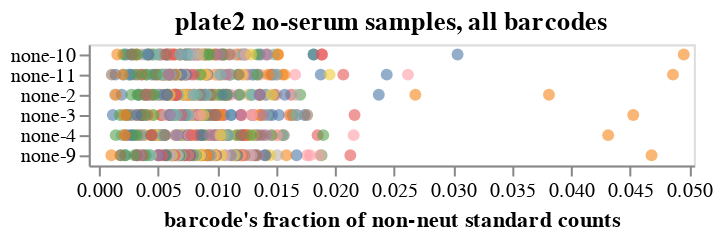
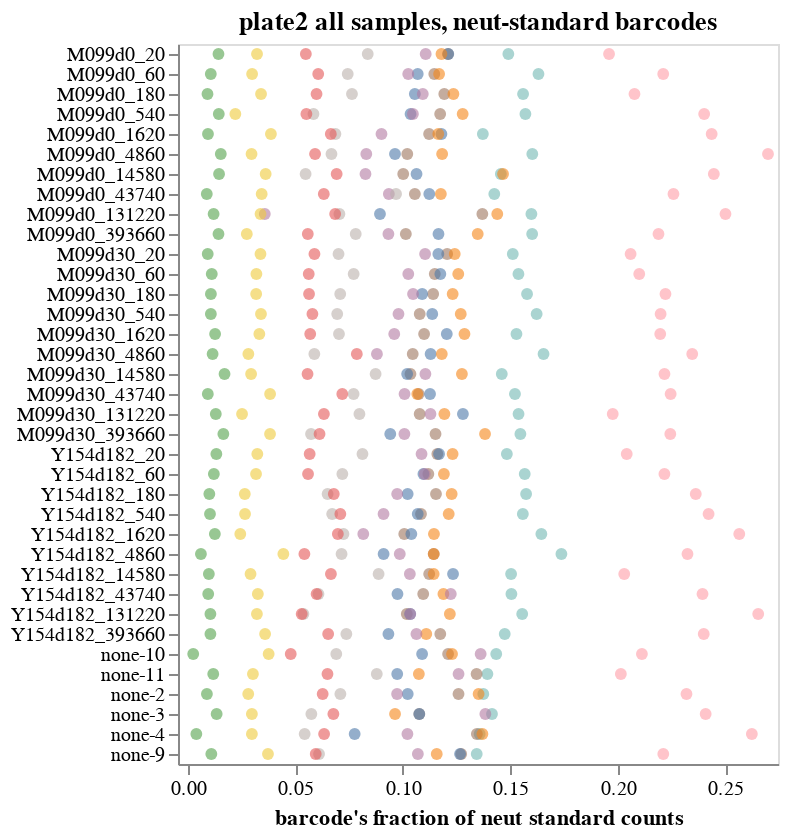

Notebook code for these charts, in order:
### Markdown cell above
## Consistency and minimum fractions for barcodes
We examine the fraction of counts attributable to each barcode. We do this splitting the data two ways:

 1. Looking at all viral (but not neut-standard) barcodes only for the no-serum samples.

 2. Looking at just the neut-standard barcodes for all samples.

The reasons is that if the experiment is set up perfectly, these fractions should be the same across all samples for each barcode.
(We do not expect viral barcodes to have consistent fractions across no-serum samples as they will be neutralized differently depending on strain).

We plot these fractions in interactive plots (you can mouseover points and zoom) so you can identify barcodes that fail the expected consistency QC thresholds.

We also make sure the barcodes meet specified QC minimum thresholds for all samples, and flag any that do not.

### Code cell
barcode_selection = alt.selection_point(fields=["barcode"], on="mouseover", empty=False)

# look at all samples for neut standard barcodes, or no-serum samples for all barcodes
for is_neut_standard, df in counts.groupby("neut_standard"):
    # process data frame
    if not is_neut_standard:
        df = df.query("serum == 'none'")
    df = df.assign(
        sample_counts=lambda x: x.groupby("sample")["count"].transform("sum"),
        count_frac=lambda x: x["count"] / x["sample_counts"],
        median_count_frac=lambda x: x.groupby("barcode")["count_frac"].transform(
            "median"
        ),
        fold_change_from_median=lambda x: x["count_frac"] / x["median_count_frac"],
    ).drop(
        columns=(
            ["sample", "serum", "sample_counts", "neut_standard", "dilution_factor", "plate_replicate"]
            + (["strain"] if is_neut_standard else ["serum_replicate"])
        ),
    )

    # make chart
    evenness_chart = (
        alt.Chart(df)
        .add_params(barcode_selection)
        .encode(
            alt.X(
                "count_frac",
                title=(
                    "barcode's fraction of neut standard counts"
                    if is_neut_standard
                    else "barcode's fraction of non-neut standard counts"
                ),
                scale=alt.Scale(nice=False, padding=5),
            ),
            alt.Y("sample_noplate", title=None, sort=samples_noplate),
            alt.Fill("barcode", legend=None),
            strokeWidth=alt.condition(barcode_selection, alt.value(2), alt.value(0)),
            size=alt.condition(barcode_selection, alt.value(60), alt.value(35)),
            tooltip=[
                alt.Tooltip(c, format=".3g") if df[c].dtype == float else c
                for c in df.columns
            ],
        )
        .mark_circle(fillOpacity=0.6, stroke="black", strokeOpacity=1)
        .properties(
            height=alt.Step(10),
            width=300,
            title=(
                f"{plate} all samples, neut-standard barcodes"
                if is_neut_standard
                else f"{plate} no-serum samples, all barcodes"
            ),
        )
        .configure_axis(grid=False)
        .configure_legend(titleLimit=1000)
        .interactive()
    )

    if is_neut_standard:
        evenness_chart = evenness_chart.add_params(serum_selection).transform_filter(
            serum_selection
        )
        print(f"\n\n{'=' * 89}\nAnalyzing neut-standard barcodes from all samples\n")
    else:
        print(f"\n\n{'=' * 89}\nAnalyzing all barcodes from no-serum samples\n")

    display(evenness_chart)

### Figure 1 — Vega-Lite specification as saved in the notebook (floating-point values rounded to 4 significant figures; data arrays with more than 128 entries replaced by an {"elided": "..."} marker saying what was removed)
{"config": {"view": {"continuousWidth": 300, "continuousHeight": 300}, "axis": {"grid": false}, "legend": {"titleLimit": 1000}}, "data": {"name": "data-2fb7d09167e59f354d0e07aabdc5696f"}, "mark": {"type": "circle", "fillOpacity": 0.6, "stroke": "black", "strokeOpacity": 1}, "encoding": {"fill": {"field": "barcode", "legend": null, "type": "nominal"}, "size": {"condition": {"param": "param_2", "value": 60, "empty": false}, "value": 35}, "strokeWidth": {"condition": {"param": "param_2", "value": 2, "empty": false}, "value": 0}, "tooltip": [{"field": "barcode", "type": "nominal"}, {"field": "count", "type": "quantitative"}, {"field": "well", "type": "nominal"}, {"field": "sample_noplate", "type": "nominal"}, {"field": "strain", "type": "nominal"}, {"field": "count_frac", "format": ".3g", "type": "quantitative"}, {"field": "median_count_frac", "format": ".3g", "type": "quantitative"}, {"field": "fold_change_from_median", "format": ".3g", "type": "quantitative"}], "x": {"field": "count_frac", "scale": {"nice": false, "padding": 5}, "title": "barcode's fraction of non-neut standard counts", "type": "quantitative"}, "y": {"field": "sample_noplate", "sort": {"elided": "144 str values"}, "title": null, "type": "nominal"}}, "height": {"step": 10}, "params": [{"name": "param_2", "select": {"type": "point", "fields": ["barcode"], "on": "mouseover"}}, {"name": "param_3", "select": {"type": "interval", "encodings": ["x", "y"]}, "bind": "scales"}], "title": "plate2 no-serum samples, all barcodes", "width": 300, "$schema": "https://vega.github.io/schema/vega-lite/v5.16.3.json", "datasets": {"data-2fb7d09167e59f354d0e07aabdc5696f": {"elided": "660 records"}}}

### Figure 2 — Vega-Lite specification as saved in the notebook (floating-point values rounded to 4 significant figures; data arrays with more than 128 entries replaced by an {"elided": "..."} marker saying what was removed)
{"config": {"view": {"continuousWidth": 300, "continuousHeight": 300}, "axis": {"grid": false}, "legend": {"titleLimit": 1000}}, "data": {"name": "data-5df608112240ed9e0db2c6a9d1973fcc"}, "mark": {"type": "circle", "fillOpacity": 0.6, "stroke": "black", "strokeOpacity": 1}, "encoding": {"fill": {"field": "barcode", "legend": null, "type": "nominal"}, "size": {"condition": {"param": "param_2", "value": 60, "empty": false}, "value": 35}, "strokeWidth": {"condition": {"param": "param_2", "value": 2, "empty": false}, "value": 0}, "tooltip": [{"field": "barcode", "type": "nominal"}, {"field": "count", "type": "quantitative"}, {"field": "well", "type": "nominal"}, {"field": "serum_replicate", "type": "nominal"}, {"field": "sample_noplate", "type": "nominal"}, {"field": "count_frac", "format": ".3g", "type": "quantitative"}, {"field": "median_count_frac", "format": ".3g", "type": "quantitative"}, {"field": "fold_change_from_median", "format": ".3g", "type": "quantitative"}], "x": {"field": "count_frac", "scale": {"nice": false, "padding": 5}, "title": "barcode's fraction of neut standard counts", "type": "quantitative"}, "y": {"field": "sample_noplate", "sort": {"elided": "144 str values"}, "title": null, "type": "nominal"}}, "height": {"step": 10}, "params": [{"name": "param_2", "select": {"type": "point", "fields": ["barcode"], "on": "mouseover"}}, {"name": "param_4", "select": {"type": "interval", "encodings": ["x", "y"]}, "bind": "scales"}, {"name": "param_1", "select": {"type": "point", "fields": ["serum_replicate"]}, "bind": {"input": "select", "options": [null, "M099d0", "M099d30", "Y154d182", "none-10", "none-11", "none-2", "none-3", "none-4", "none-9"], "labels": ["all", "M099d0", "M099d30", "Y154d182", "none-10", "none-11", "none-2", "none-3", "none-4", "none-9"], "name": "serum"}}], "title": "plate2 all samples, neut-standard barcodes", "transform": [{"filter": {"param": "param_1"}}], "width": 300, "$schema": "https://vega.github.io/schema/vega-lite/v5.16.3.json", "datasets": {"data-5df608112240ed9e0db2c6a9d1973fcc": {"elided": "360 records"}}}
